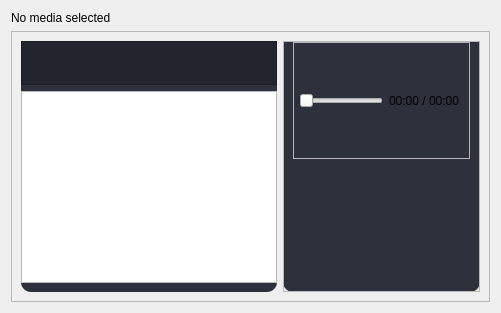
<?xml version='1.0' encoding='UTF-8'?>
<ui version="4.0">
 <class>MediaPage</class>
 <widget class="QWidget" name="mediaPage">
  <property name="styleSheet">
   <string notr="true" />
  </property>
  <layout class="QVBoxLayout" name="verticalLayout_4">
   <item>
    <widget class="QLabel" name="mediaStatusLabel">
     <property name="text">
      <string>No media selected</string>
     </property>
     <property name="textFormat">
      <enum>Qt::PlainText</enum>
     </property>
     <property name="wordWrap">
      <bool>true</bool>
     </property>
     <property name="textInteractionFlags">
      <set>Qt::TextSelectableByMouse</set>
     </property>
    </widget>
   </item>
   <item>
    <widget class="QFrame" name="mediaPlayer">
     <property name="styleSheet">
      <string notr="true">#mediaPlaylistContainer, #mediaPlayerContainer
{
	background-color: #2c313c;
	border-radius: 10px;
	border-top-left-radius: 0px;
	border-top-right-radius: 0px;
}

QPushButton {
	padding: 5px;
	border-radius: 4px;
}

QPushButton:hover {
	background-color: #434158;
}

QPushButton:pressed {
	background-color: #22252e;
}
</string>
     </property>
     <property name="frameShape">
      <enum>QFrame::StyledPanel</enum>
     </property>
     <property name="frameShadow">
      <enum>QFrame::Raised</enum>
     </property>
     <layout class="QHBoxLayout" name="horizontalLayout_34">
      <item>
       <widget class="QFrame" name="mediaPlaylistContainer">
        <property name="styleSheet">
         <string notr="true">#mediaPlaylistControls
{
	background-color: #22252e
}

QPushButton:pressed {
	background-color:  #221f2e;
}</string>
        </property>
        <property name="frameShape">
         <enum>QFrame::StyledPanel</enum>
        </property>
        <property name="frameShadow">
         <enum>QFrame::Raised</enum>
        </property>
        <layout class="QVBoxLayout" name="verticalLayout_20">
         <property name="leftMargin">
          <number>0</number>
         </property>
         <property name="topMargin">
          <number>0</number>
         </property>
         <property name="rightMargin">
          <number>0</number>
         </property>
         <item>
          <widget class="QFrame" name="mediaPlaylistControls">
           <property name="enabled">
            <bool>true</bool>
           </property>
           <property name="frameShape">
            <enum>QFrame::StyledPanel</enum>
           </property>
           <property name="frameShadow">
            <enum>QFrame::Raised</enum>
           </property>
           <layout class="QHBoxLayout" name="horizontalLayout_35">
            <item>
             <widget class="QPushButton" name="mediaPlaylistOpenBtn">
              <property name="sizePolicy">
               <sizepolicy hsizetype="Fixed" vsizetype="Fixed">
                <horstretch>0</horstretch>
                <verstretch>0</verstretch>
               </sizepolicy>
              </property>
              <property name="cursor">
               <cursorShape>PointingHandCursor</cursorShape>
              </property>
              <property name="text">
               <string />
              </property>
              <property name="icon">
               <iconset>
                <normaloff>:/icons/file-plus.svg</normaloff>:/icons/file-plus.svg</iconset>
              </property>
              <property name="iconSize">
               <size>
                <width>20</width>
                <height>20</height>
               </size>
              </property>
             </widget>
            </item>
            <item>
             <widget class="QPushButton" name="mediaPlaylistRemoveBtn">
              <property name="sizePolicy">
               <sizepolicy hsizetype="Fixed" vsizetype="Fixed">
                <horstretch>0</horstretch>
                <verstretch>0</verstretch>
               </sizepolicy>
              </property>
              <property name="cursor">
               <cursorShape>PointingHandCursor</cursorShape>
              </property>
              <property name="text">
               <string />
              </property>
              <property name="icon">
               <iconset>
                <normaloff>:/icons/trash-2.svg</normaloff>:/icons/trash-2.svg</iconset>
              </property>
              <property name="iconSize">
               <size>
                <width>20</width>
                <height>20</height>
               </size>
              </property>
             </widget>
            </item>
            <item>
             <spacer name="mediaPlaylistControlsSpacer">
              <property name="orientation">
               <enum>Qt::Horizontal</enum>
              </property>
              <property name="sizeHint" stdset="0">
               <size>
                <width>40</width>
                <height>20</height>
               </size>
              </property>
             </spacer>
            </item>
           </layout>
          </widget>
         </item>
         <item>
          <widget class="QListView" name="mediaPlaylistListView" />
         </item>
        </layout>
       </widget>
      </item>
      <item>
       <widget class="QFrame" name="mediaPlayerContainer">
        <property name="frameShape">
         <enum>QFrame::StyledPanel</enum>
        </property>
        <property name="frameShadow">
         <enum>QFrame::Raised</enum>
        </property>
        <layout class="QVBoxLayout" name="verticalLayout_21">
         <property name="leftMargin">
          <number>0</number>
         </property>
         <property name="topMargin">
          <number>0</number>
         </property>
         <property name="rightMargin">
          <number>0</number>
         </property>
         <property name="bottomMargin">
          <number>0</number>
         </property>
         <item>
          <layout class="QGridLayout" name="mediaPlayerVideoWidgetContainer" rowminimumheight="0" />
         </item>
         <item>
          <widget class="QFrame" name="mediaPlayerControls">
           <property name="frameShape">
            <enum>QFrame::StyledPanel</enum>
           </property>
           <property name="frameShadow">
            <enum>QFrame::Raised</enum>
           </property>
           <layout class="QVBoxLayout" name="verticalLayout_22">
            <property name="topMargin">
             <number>0</number>
            </property>
            <item>
             <widget class="QFrame" name="mediaPlayerControlsTop">
              <property name="frameShape">
               <enum>QFrame::StyledPanel</enum>
              </property>
              <property name="frameShadow">
               <enum>QFrame::Raised</enum>
              </property>
              <layout class="QHBoxLayout" name="horizontalLayout_38">
               <property name="leftMargin">
                <number>5</number>
               </property>
               <item>
                <widget class="QSlider" name="mediaPlayerSeekSlider">
                 <property name="cursor">
                  <cursorShape>PointingHandCursor</cursorShape>
                 </property>
                 <property name="orientation">
                  <enum>Qt::Horizontal</enum>
                 </property>
                </widget>
               </item>
               <item>
                <widget class="QLabel" name="mediaPlayerDurationLabel">
                 <property name="text">
                  <string>00:00 / 00:00</string>
                 </property>
                </widget>
               </item>
              </layout>
             </widget>
            </item>
            <item>
             <widget class="PlayerControls" name="mediaPlayerControlsBottom">
                      </widget>
            </item>
           </layout>
          </widget>
         </item>
        </layout>
       </widget>
      </item>
     </layout>
    </widget>
   </item>
  </layout>
 </widget>
 <customwidgets>
  <customwidget>
   <class>PlayerControls</class>
   <extends>QWidget</extends>
   <header>Pages/Media/player_controls.h</header>
  </customwidget>
 </customwidgets>
 <resources />
 <connections />
</ui>
